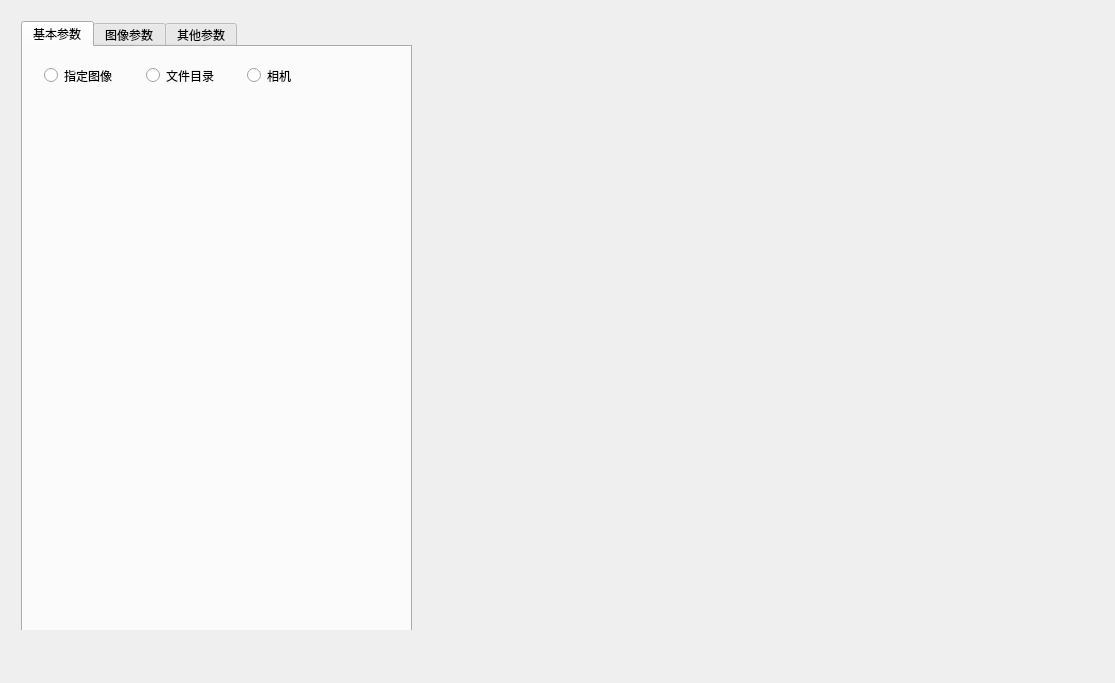
<?xml version="1.0" encoding="UTF-8"?>
<ui version="4.0">
 <class>widget</class>
 <widget class="QWidget" name="widget">
  <property name="geometry">
   <rect>
    <x>0</x>
    <y>0</y>
    <width>1115</width>
    <height>683</height>
   </rect>
  </property>
  <property name="windowTitle">
   <string>CameraInpputWidget</string>
  </property>
  <widget class="QWidget" name="m_wid_UI" native="true">
   <property name="geometry">
    <rect>
     <x>10</x>
     <y>10</y>
     <width>1001</width>
     <height>631</height>
    </rect>
   </property>
   <layout class="QHBoxLayout" name="horizontalLayout" stretch="6">
    <item>
     <widget class="QWidget" name="widget_2" native="true">
      <widget class="QTabWidget" name="tabWidget">
       <property name="geometry">
        <rect>
         <x>0</x>
         <y>0</y>
         <width>391</width>
         <height>613</height>
        </rect>
       </property>
       <property name="currentIndex">
        <number>0</number>
       </property>
       <widget class="QWidget" name="tab">
        <attribute name="title">
         <string>基本参数</string>
        </attribute>
        <widget class="QWidget" name="widget_3" native="true">
         <property name="geometry">
          <rect>
           <x>10</x>
           <y>10</y>
           <width>321</width>
           <height>37</height>
          </rect>
         </property>
         <layout class="QHBoxLayout" name="horizontalLayout_2" stretch="1,1,1">
          <item>
           <widget class="QRadioButton" name="radioButton">
            <property name="sizePolicy">
             <sizepolicy hsizetype="Expanding" vsizetype="Fixed">
              <horstretch>0</horstretch>
              <verstretch>0</verstretch>
             </sizepolicy>
            </property>
            <property name="text">
             <string>指定图像</string>
            </property>
           </widget>
          </item>
          <item>
           <widget class="QRadioButton" name="radioButton_2">
            <property name="sizePolicy">
             <sizepolicy hsizetype="Expanding" vsizetype="Fixed">
              <horstretch>0</horstretch>
              <verstretch>0</verstretch>
             </sizepolicy>
            </property>
            <property name="text">
             <string>文件目录</string>
            </property>
           </widget>
          </item>
          <item>
           <widget class="QRadioButton" name="radioButton_3">
            <property name="sizePolicy">
             <sizepolicy hsizetype="Expanding" vsizetype="Fixed">
              <horstretch>0</horstretch>
              <verstretch>0</verstretch>
             </sizepolicy>
            </property>
            <property name="text">
             <string>相机</string>
            </property>
           </widget>
          </item>
         </layout>
        </widget>
       </widget>
       <widget class="QWidget" name="tab_2">
        <attribute name="title">
         <string>图像参数</string>
        </attribute>
       </widget>
       <widget class="QWidget" name="tab_3">
        <attribute name="title">
         <string>其他参数</string>
        </attribute>
       </widget>
      </widget>
     </widget>
    </item>
   </layout>
  </widget>
 </widget>
 <layoutdefault spacing="6" margin="11"/>
 <resources/>
 <connections/>
</ui>
